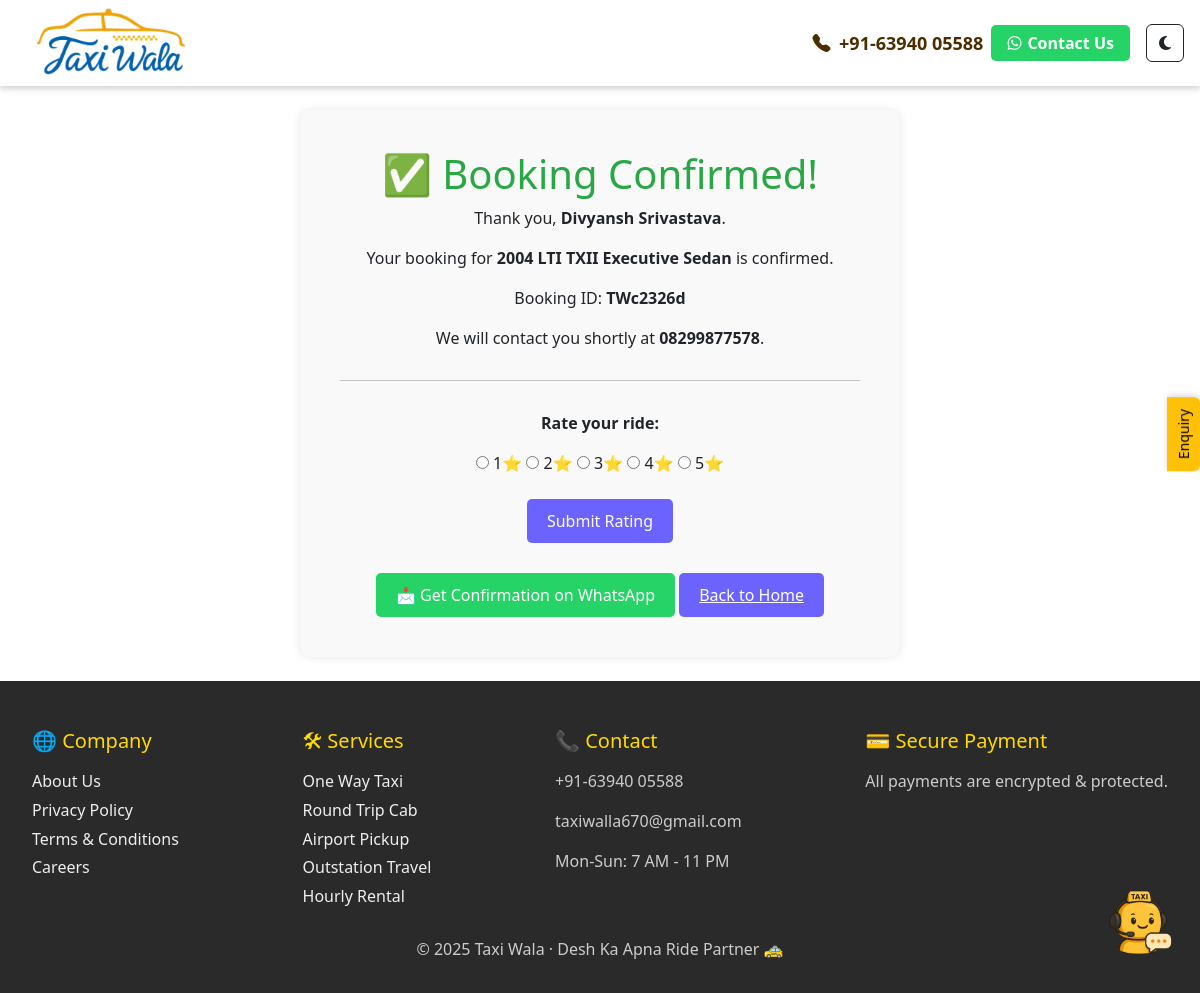
Screenshot of /booking/confirmation/47/ with the database file from the repository.
### main/models.py (models this page shows, shortened)
class BookingRequest(models.Model):
    PAYMENT_CHOICES = [
        ('upi', 'UPI Transfer'),
        ('qr', 'Scan QR Code'),
    ]
    booking = models.ForeignKey('BookingDetail', on_delete=models.CASCADE, related_name="requests")
    full_name = models.CharField(max_length=100)
    mobile = models.CharField(max_length=15)
    email = models.EmailField()
    pickup_location = models.CharField(max_length=255)
    pickup_datetime = models.DateTimeField(default=timezone.now)
    payment_method = models.CharField(
        max_length=20, choices=PAYMENT_CHOICES, blank=True, null=True
    )
    payment_screenshot = models.ImageField(upload_to='payment_screenshots/', blank=True, null=True)
    pay_later = models.BooleanField(default=False)
    accepted_terms = models.BooleanField(default=False)
    submitted_at = models.DateTimeField(auto_now_add=True)
    def simulated_sms_message(self):
        if not self.booking:
            return "(No linked booking)"
        link = f"http://taxiwala.co{reverse('booking_confirmation', args=[self.id])}"
        message = send_booking_sms(self.mobile, self.booking.booking_id, link)
        return format_html(
            '''
            <pre id="sms_{0}" style="white-space: pre-wrap; background: #f4f4f4; padding: 10px; border-radius: 5px; border: 1px solid #ccc;">{1}</pre>

            <button onclick="navigator.clipboard.writeText(document.getElementById('sms_{0}').innerText)"
                    style="margin-top: 6px; margin-right: 10px; padding: 6px 12px; background-color: #007bff; color: white; border: none; border-radius: 4px; cursor: pointer;">
                📋 Copy SMS
            </button>

            <a href="https://wa.me/91{2}?text={3}" target="_blank"
            style="padding: 7px 14px; background-color: #25D366; color: white; border-radius: 4px; text-decoration: none; font-weight: bold;">
                💬 Send on WhatsApp
            </a>
            ''',
            self.id,
            message,
            self.mobile,
            urllib.parse.quote(message)
        )
    simulated_sms_message.short_description = "Simulated SMS"

class BookingDetail(models.Model):
    PACKAGE_CHOICES = [
    ('Mini Ride - 4h/40km', 'Mini Ride - 4h/40km'),
    ('Half Day - 8h/80km', 'Half Day - 8h/80km'),
    ('Full Day - 12h/120km', 'Full Day - 12h/120km'),
    ('Custom', 'Custom'),
    ]
    full_name = models.CharField(max_length=100)
    mobile = models.CharField(max_length=15)
    taxi = models.ForeignKey(Taxi, on_delete=models.CASCADE, null=True, blank=True)
    taxi_name = models.CharField(max_length=100)
    trip_location = models.CharField(max_length=255)
    package_name = models.CharField(max_length=20, choices=PACKAGE_CHOICES)
    pickup_datetime = models.DateTimeField(default=timezone.now)
    base_fare = models.DecimalField(max_digits=10, decimal_places=2, default=Decimal('0.00'))
    gst = models.DecimalField(max_digits=10, decimal_places=2, default=Decimal('0.00'), editable=False)
    total_fare = models.DecimalField(max_digits=10, decimal_places=2, default=Decimal('0.00'), editable=False)
    extra_km_rate = models.DecimalField(max_digits=5, decimal_places=2, default=Decimal('12.00'))
    extra_hour_rate = models.DecimalField(max_digits=6, decimal_places=2, default=Decimal('120.00'))
    PAYMENT_CHOICES = [
        ('UPI', 'UPI Transfer'),
        ('QR', 'Scan QR Code'),
    ]
    payment_method = models.CharField(max_length=20, choices=PAYMENT_CHOICES, default='UPI')
    booking_id = models.UUIDField(default=uuid.uuid4, editable=False, unique=True)
    rating = models.PositiveSmallIntegerField(null=True, blank=True)

### main/views.py (the view)
# urls.py: path('booking/confirmation/<int:booking_id>/', booking_confirmation, name='booking_confirmation'),
def booking_confirmation(request, booking_id):
    booking_request = get_object_or_404(BookingRequest, id=booking_id)
    booking_url = request.build_absolute_uri(
        reverse('booking_confirmation', args=[booking_request.id])
    )
    send_booking_sms(
        mobile=booking_request.mobile,
        booking_id=booking_request.booking.booking_id,
        link=booking_url
    )
    short_id = f"TW{str(booking_request.booking.booking_id)[-6:]}"
    message = (
        f"Hi TaxiWala!\n\n"
        f"I just booked a cab through your website.\n\n"
        f"Here are my booking details:\n"
        f"Booking ID: {short_id}\n"
        f"Mobile: {booking_request.mobile}\n"
        f" Name: {booking_request.full_name}\n\n"
        f"Please confirm the ride at your earliest convenience.\n"
        f"Looking forward to a great journey!\n\n"
        f"Thanks,\n"
        f"{booking_request.full_name}"
    )
    encoded_message = urllib.parse.quote_plus(message)
    whatsapp_url = f"https://wa.me/916394005588?text={encoded_message}"
    return render(request, 'views/confirmation.html', {
        'booking_request': booking_request,
        'booking_id': booking_request.booking.booking_id,
        'whatsapp_url': whatsapp_url
    })

### main/views.py (called while the page is built)
def send_booking_sms(mobile, booking_id, link):
    print(f"[SIMULATED SMS] To: {mobile} | Booking ID: {booking_id} | Link: {link}")

### main/templates/views/confirmation.html (shortened to what this page needs)
{% extends "base/base.html" %}
{% block content %}
<div style="max-width: 600px; margin: auto; text-align: center; background: #f9f9f9; padding: 40px; border-radius: 10px; box-shadow: 0 0 10px rgba(0,0,0,0.1);">
    <h1 style="color: #28a745;">✅ Booking Confirmed!</h1>
    <p>Thank you, <strong>{{ booking_request.full_name }}</strong>.</p>
    <p>Your booking for <strong>{{ booking_request.booking.taxi_name }}</strong> is confirmed.</p>
    <p>Booking ID: <strong>TW{{ booking_request.booking.booking_id|stringformat:"s"|slice:"-6:" }}</strong></p>
    <p>We will contact you shortly at <strong>{{ booking_request.mobile }}</strong>.</p>
    <hr style="margin: 30px 0;">
    <form action="{% url 'submit_rating' booking_request.booking.id %}" method="post">
        <p><strong>Rate your ride:</strong></p>
        {% for i in "12345" %}
            <label><input type="radio" name="rating" value="{{ i }}"> {{ i }}⭐</label>
        {% endfor %}
        <br><br>
        <button type="submit" style="background-color: #6c63ff; color: white; padding: 10px 20px; border: none; border-radius: 5px;">Submit Rating</button>
    </form>
    <a href="{{ whatsapp_url }}" target="_blank" style="display: inline-block; margin-top: 20px; background-color: #25D366; color: white; padding: 10px 20px; border-radius: 5px; text-decoration: none;">
        📩 Get Confirmation on WhatsApp
    </a>
    <a href="/" style="margin-top: 30px; display: inline-block; color: white; background-color: #6c63ff; padding: 10px 20px; border-radius: 5px;">Back to Home</a>
</div>
{% endblock %}

### main/static/css/taxiwala.css (style rules this page uses)
body { font-family: 'Segoe UI', sans-serif; }

### rows the page displays
BookingRequest: full_name "Divyansh Srivastava", booking.taxi_name "2004 LTI TXII Executive Sedan", booking.booking_id "c2326d", mobile "08299877578"

### other values shown
{{ i }} "1" "2" "3" "4" "5"
